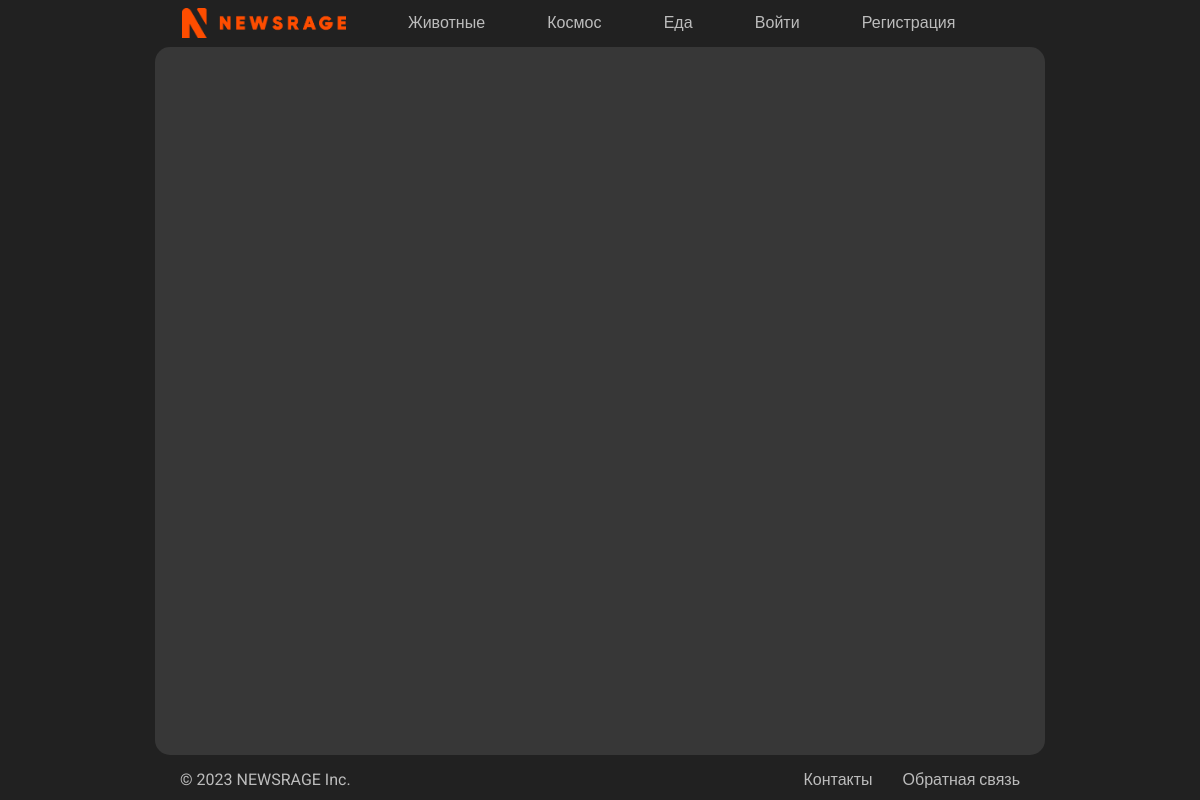
/contacts/, run on the app's committed database.
### newsapp/models.py (models this page shows, shortened)
class Category(models.Model):
    name = models.CharField(max_length=40, db_index=True)
    slug = models.SlugField(max_length=255, unique=True, db_index=True, verbose_name='URL SLUG')
    def get_absolute_url(self):
        return reverse('category', kwargs={'category_slug': self.slug})
    class Meta:
        verbose_name = 'Категория'
        verbose_name_plural = 'Категории'

### newsapp/views.py (the view)
# urls.py: path('contacts/', contacts, name='contacts'),
def contacts(request):
    context = {
        'title': 'NEWSRAGE',
        'post': post,
        'categories': categories,
        'footer_menu': footer_menu,
    }
    return render(request, 'newsapp/contacts.html', context=context)

### newsapp/templates/newsapp/contacts.html
{% extends 'newsapp/base.html' %}
{% block content %}
<article class="post-article">
</article>
{% endblock %}

### newsapp/templates/newsapp/base.html (shortened to what this page needs)
{% load static %}
<!DOCTYPE html>
<html lang="en">
<head>
    <link rel="stylesheet" type="text/css" href="{% static '/newsapp/css/style.css' %}">
</head>
<body>
<div class="wrapper">
    <header class="header">
        <nav class="header-navigation">
            <ul class="header-navigation-list">
                <li><a class="header-logo" href="{% url 'index' %}"><img src="{% static 'newsapp/images/logo.png' %}"
                                                                         alt="newsrage-logo"></a></li>
                {% for category in categories %}
                <li><a class="header-navigation-textlink header-navigation-textlink-hide"
                       href="{{ category.get_absolute_url }}">{{ category.name }}</a>
                </li>
                {% endfor %}
                {% if request.user.is_authenticated %}
                <li><a class="header-navigation-textlink header-navigation-textlink-hide"
                       href="{% url 'logout_user' %}">Выйти</a>
                </li>
                {% else %}
                <li><a class="header-navigation-textlink header-navigation-textlink-hide"
                       href="{% url 'login_user' %}">Войти</a>
                </li>
                <li><a class="header-navigation-textlink header-navigation-textlink-hide"
                       href="{% url 'register_user' %}"> Регистрация</a>
                </li>
                {% endif %}
            </ul>
        </nav>
    </header>
    <main class="main">
        {% block content %}
        {% endblock %}
    </main>
    <footer class="footer">
        <div class="footer-container">
            <div class="footer-copyright">
                <p>&copy; 2023 NEWSRAGE Inc.</p>
            </div>
            <div class="footer-contacts">
                {% for m in footer_menu %}
                <p><a href="{% url m.path_name %}">{{ m.title }}</a></p>
                {% endfor %}
            </div>
        </div>
    </footer>
</div>
</body>
</html>

### newsapp/static/newsapp/css/style.css (style rules this page uses)
body { font-family: 'Roboto', sans-serif; }
a, a.text:active, a.text:hover, a.text { text-decoration: none; color: #000000; }
.wrapper { display: flex; flex-direction: column; min-height: 100vh; min-width: 300px; background-color: #212121; align-items: center; }
.header { background-color: #212121; box-sizing: border-box; min-height: 45px; display: flex; align-items: center; position: fixed; z-index: 5; top: 0; left: 0; right: 0; }
.main { width: 75%; padding-top: 42px; flex-grow: 1; display: flex; flex-direction: column; }
.footer { background-color: #212121; min-height: 40px; }
.header-navigation { width: 100%; display: flex; justify-content: center; }
.header-navigation-list { width: 75%; margin: 0px 0px; display: flex; align-items: center; justify-content: space-evenly; gap: 30px; }
.header-navigation-list li { color: rgba(255, 255, 255, 0.7); }
.header-navigation-list img { margin-top: 3px; }
.header-navigation-textlink { color: rgba(255, 255, 255, 0.7); cursor: pointer; }
.header-navigation li a img { height: 30px; }
.footer { display: flex; justify-content: center; width: 100%; color: rgba(255, 255, 255, 0.7); }
.footer-container { width: 70%; margin: 10px; display: flex; justify-content: space-between; align-self: center; align-items: center; color: rgba(255, 255, 255, 0.7); }
.footer a { color: rgba(255, 255, 255, 0.7); text-decoration: none; text-align: center; }
.footer-copyright { font-family: 'Roboto', sans-serif; font-size: 1em; }
.footer-contacts { display: flex; flex-direction: row; align-self: center; gap: 30px; }
.footer-contacts p { text-align: center; }
.post-article { display: flex; flex-direction: column; background-color: #373737; border-radius: 15px; padding: 20px; margin: 5px; flex-grow: 1; align-items: center; }

### data on the page
Category: name "Животные"
Category: name "Космос"
Category: name "Еда"

### other printed values
{{ m.title }} "Контакты" "Обратная связь"
